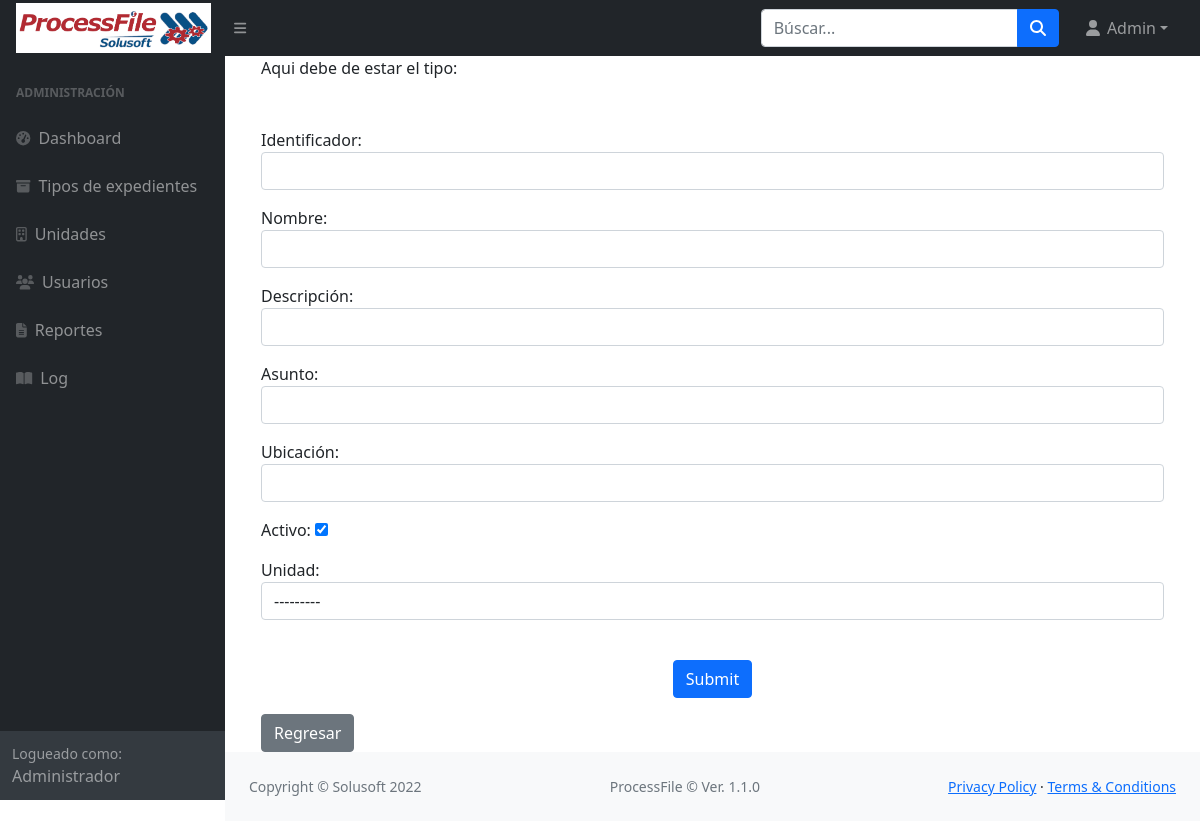
/expedientes/nuevo_expediente (signed in), run on an earlier commit of the app's database.
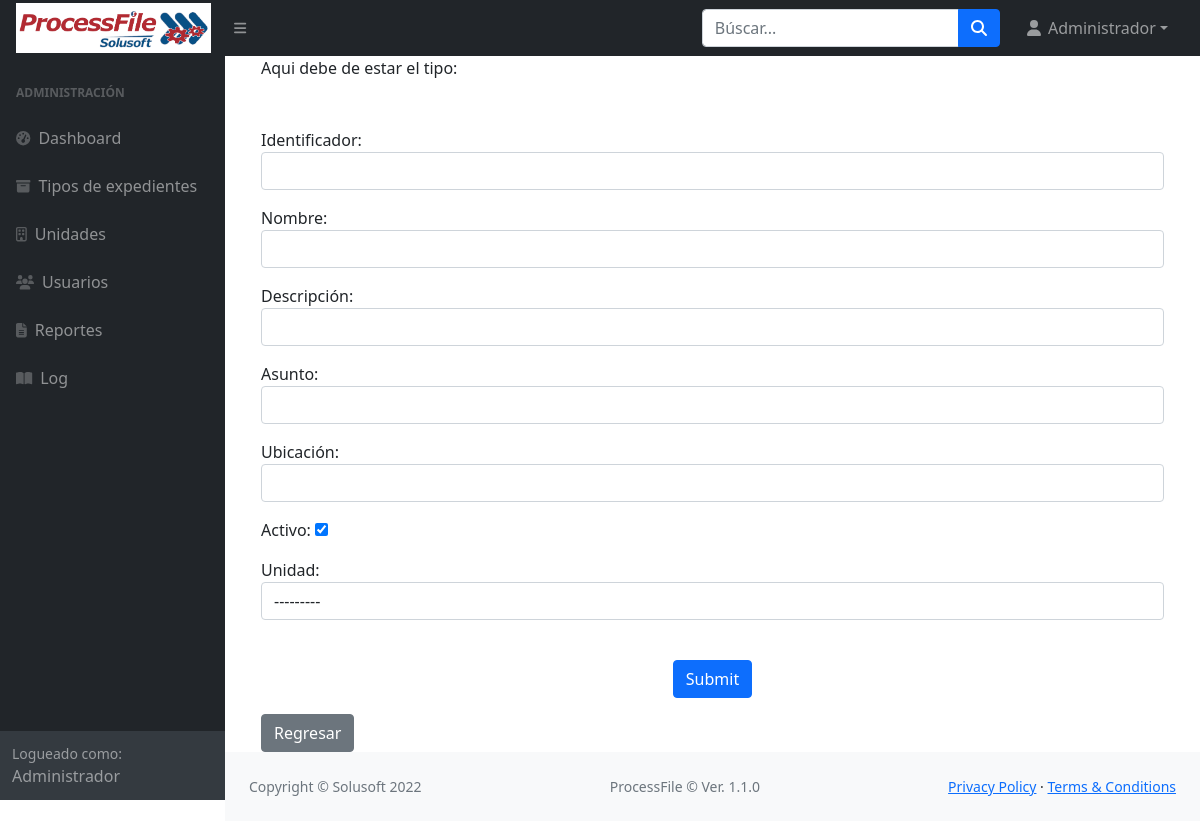
And on a later commit of the database.
### usuarios/models.py (models this page shows)
class PerfilUser(User):
    amaterno=models.CharField(u'Materno', max_length=25)
    telefono=models.CharField(u'Teléfono', max_length=25)
    extension=models.CharField(u'Extensión', max_length=25)
    rol = models.ForeignKey(Rol, related_name='Rol', blank=False, null=True, on_delete=models.CASCADE)
    jefe_inmediato = models.ForeignKey(User, related_name='Jefe_inmediato', blank=True, null=True, on_delete=models.CASCADE)
    unidad_user = models.ForeignKey(Unidad, related_name='Unidad_user', blank=False, null=True, on_delete=models.CASCADE)
    transferido = models.BooleanField(verbose_name=('Transferido'), default=False)
    deputy = models.BooleanField(verbose_name=('Deputy'), default=False)
    es_deputy = models.BooleanField(verbose_name=('Es_deputy'), default=False)
    usuario_deputy = models.ForeignKey(User, related_name='user_deputy', blank=True, null=True, on_delete=models.CASCADE)

### rol/models.py (models this page shows, shortened)
class Rol(models.Model):
    nombre = models.CharField(u'Nombre', max_length=245)
    descripcion = models.CharField(u'Descripción', max_length=245, null=True)

### unidad/models.py (models this page shows)
class Unidad(models.Model):
    nombre = models.CharField(u'Nombre', max_length=245)
    siglas = models.CharField(u'Siglas', max_length=3, default='')
    descripcion = models.CharField(u'Descripción', max_length=245, null=True)
    jefe_unidad = models.ForeignKey(User, related_name='Jefe_unidad', blank=True, null=True, on_delete=models.CASCADE)
    activo = models.BooleanField(verbose_name=('Activo'), default=True)
    class Meta:
        unique_together = ('nombre', 'siglas',)
    def __str__(self):
            return self.nombre

### expediente/views.py (the view)
# urls.py: path('nuevo_expediente', views.NuevoExpediente, name = "nuevo_expediente"), # No se usa
def NuevoExpediente(request): # No se usa
    user_log = PerfilUser.objects.get(pk=request.user.pk)
    if request.method == "POST":
        form = ExpedienteForm(request.POST)
        expediente = None
        if form.is_valid():
            estatus_dos = Estatus.objects.get(nombre = 'Creado')
            tipo_expediente_dos = TipoExpediente()
            tipo_expediente_dos = TipoExpediente.objects.get(pk=request.POST['tipo'])
            unidad_dos = Unidad()
            unidad_dos = Unidad.objects.get(pk=request.POST['unidad'])
            if request.POST.get('activo','') == 'on':
                activo_dos = True
            else:
                activo_dos = False
            user = get_user(request)
            user = request.user
            expediente = Expediente.objects.create(
                identificador   = request.POST.get('identificador',''),
                nombre          = request.POST.get('nombre',''),
                descripcion     = request.POST.get('descripcion',''),
                asunto          = request.POST.get('asunto',''),
                ubicacion       = request.POST.get('ubicacion',''),
                fecha_creacion  = datetime.datetime.now(),
                estatus         = estatus_dos,
                tipo_expediente = tipo_expediente_dos,
                unidad          = unidad_dos,
                activo          = activo_dos,
                usuario_crea    = user
            )
            expediente.save()
            nuevo_expediente = Expediente.objects.filter(identificador=request.POST.get('identificador',''))
            registro_log_user(user_log,"Crea",nuevo_expediente,"Expediente","Usuario")
            id = 0
            for exp in nuevo_expediente:
                id = exp.pk
            print(id)
            return redirect('/expedientes/lista_metadatos_exp?pk=%s&id=%s' % (expediente.tipo_expediente.pk, id))
    else:
        form = ExpedienteForm()
    return render(request, 'nuevo_expediente.html', {'form': form, 'nuevo': 'Nuevo','user_log':user_log})

### expediente/forms.py
class ExpedienteForm(forms.ModelForm):
    class Meta:
        fecha_creacion = forms.DateTimeField()
        fecha_cierre = forms.DateTimeField()
        activo = forms.BooleanField()
        model = Expediente
        fields = ('identificador','nombre', 'descripcion','asunto',
            'ubicacion','activo', 'unidad')
        widgets = {
            'identificador': TextInput(attrs={'class': 'form-control'}),
            'nombre': TextInput(attrs={'class': 'form-control'}),
            'descripcion': TextInput(attrs={'class': 'form-control'}),
            'asunto': TextInput(attrs={'class': 'form-control'}),
            'ubicacion': TextInput(attrs={'class': 'form-control'}),
            'unidad' : forms.Select(attrs={'class': 'form-control'}),
        }

### expediente/templates/nuevo_expediente.html (shortened to what this page needs)
{% extends "new_plant.html" %}
{% block content %}
		<section class="main container">
			<div class="row">
				<section class="posts col-md-12">
					<article class="post clearfix">
						{{ 'Aqui debe de estar el tipo:' }}{{tipo.pk}}
						<div class="table-responsive">
							<form method="POST" class="form-horizontal" action="/expedientes/nuevo_expediente">
								{{form.as_p}}
								<br/>
								<p align="center">
									<input class="btn btn-primary" type = "submit" />
								</p>
							</form>
						</div>
						<button class="btn btn-secondary" onclick="goBack()">Regresar</button>
					</article>
				</section>
			</div>
		</section>
{%endblock %}

### unidad/templates/new_plant.html (shortened to what this page needs)
{% load static %}
<!DOCTYPE html>
<html lang="en">
    <head>
        <link href="https://cdn.jsdelivr.net/npm/simple-datatables@latest/dist/style.css" rel="stylesheet" />
        <link rel="stylesheet" type="text/css" href="{% static 'css/styles.css' %}">
    </head>
    <body class="sb-nav-fixed">
        <nav class="sb-topnav navbar navbar-expand navbar-dark bg-dark">
            <a class="navbar-brand ps-3" href="/principal/"><img src="{% static "imagenes/ProcessFile.png" %}" height="50" width="195" alt="ProcessFile" class="logo"></a>
            <button class="btn btn-link btn-sm order-1 order-lg-0 me-4 me-lg-0" id="sidebarToggle" href="#!"><i class="fas fa-bars"></i></button>
            <form class="d-none d-md-inline-block form-inline ms-auto me-0 me-md-3 my-2 my-md-0">
                <div class="input-group">
                    <input class="form-control" type="text" placeholder="Búscar..." aria-label="Buscar..." aria-describedby="btnNavbarSearch" />
                    <button class="btn btn-primary" id="btnNavbarSearch" type="button"><i class="fas fa-search"></i></button>
                </div>
            </form>
            <ul class="navbar-nav ms-auto ms-md-0 me-3 me-lg-4">
                <li class="nav-item dropdown">
                    <a class="nav-link dropdown-toggle" id="navbarDropdown" href="#" role="button" data-bs-toggle="dropdown" aria-expanded="false"><i class="fas fa-user fa-fw"></i> {{user_log.first_name}} {{user_log.lastname}} {{user_log.amaterno}}</a>
                </li>
            </ul>
        </nav>
        <div id="layoutSidenav">
            <div id="layoutSidenav_nav">
                <nav class="sb-sidenav accordion sb-sidenav-dark" id="sidenavAccordion">
                    <div class="sb-sidenav-menu">
                        <div class="nav">
                            {% if user_log.rol.nombre == "Administrador" %}
                                <div class="sb-sidenav-menu-heading">Administración</div>
                                <a class="nav-link" href="/principal/">
                                    <div class="sb-nav-link-icon"><i class="fas fa-tachometer-alt"></i></div>
                                    Dashboard
                                </a>
                                <a class="nav-link" href="/tipos_expedientes/">
                                    <div class="sb-nav-link-icon"><i class="fas fa-archive"></i></div>
                                    Tipos de expedientes
                                </a>
                                <a class="nav-link" href="/unidad/">
                                    <div class="sb-nav-link-icon"><i class="far fa-building"></i></div>
                                    Unidades
                                </a>
                                <a class="nav-link" href="/usuarios/">
                                    <div class="sb-nav-link-icon"><i class="fa fa-users"></i></div>
                                    Usuarios
                                </a>
                                <a class="nav-link" href="/reportes_menu">
                                    <div class="sb-nav-link-icon"><i class="fas fa-file-alt"></i></div>
                                    Reportes
                                </a>
                                <a class="nav-link" href="/expedientes/log_administrador">
                                    <div class="sb-nav-link-icon"><i class="fas fa-book-open"></i></div>
                                    Log
                                </a>
                            {% endif %}
                        </div>
                    </div>
                    <div class="sb-sidenav-footer">
                        <div class="small">Logueado como:</div>
                        {{ user_log.rol.nombre }}
                    </div>
                </nav>
            </div>
            <div id="layoutSidenav_content">
                <main>
                    <div class="container-fluid px-4">
                        {% block content %}
                        {% endblock %}
                    </div>
                </main>
                <footer class="py-4 bg-light mt-auto">
                    <div class="container-fluid px-4">
                        <div class="d-flex align-items-center justify-content-between small">
                            <div class="text-muted">Copyright &copy; Solusoft 2022</div>
                            <div class="text-muted">ProcessFile &copy; Ver. 1.1.0</div>
                            <div>
                                <a href="/privacidad">Privacy Policy</a>
                                &middot;
                                <a href="/terminos">Terms &amp; Conditions</a>
                            </div>
                        </div>
                    </div>
                </footer>
            </div>
        </div>
    </body>
</html>

What changed in the data, as far as the page shows it:
changed PerfilUser "Administrador": amaterno "Admin" → "Administrador"
added Unidad: activo "☑"
